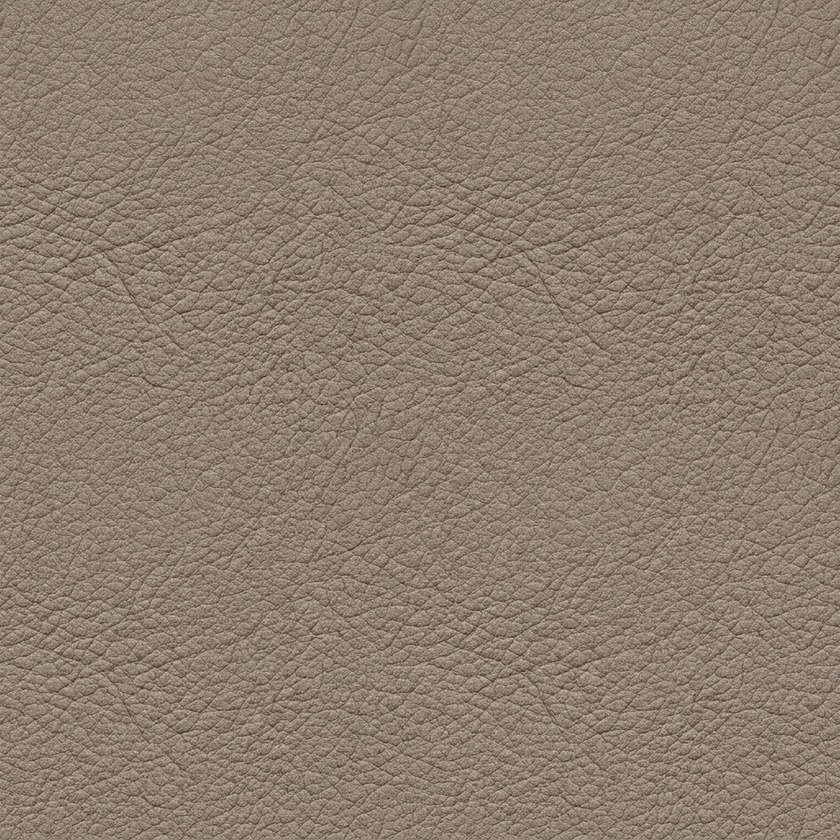
#> input picture textures/leather_albedo.jpg, 840 x 840 px, shrunk from 1024 x 1024 before the run, found by its file name
$ python generate_gray.py
#> lines starting #> are read from the running program, lines starting #| are printed output that depends on the picture
from PIL import Image, ImageEnhance

img = Image.open('/Users/tuananhpham/work/shopdongho/percent-3d-customizer/textures/leather_albedo.jpg').convert('L')

# Increase brightness and lower contrast so it serves as a good base for color tinting
enhancer = ImageEnhance.Brightness(img)
img = enhancer.enhance(1.5)
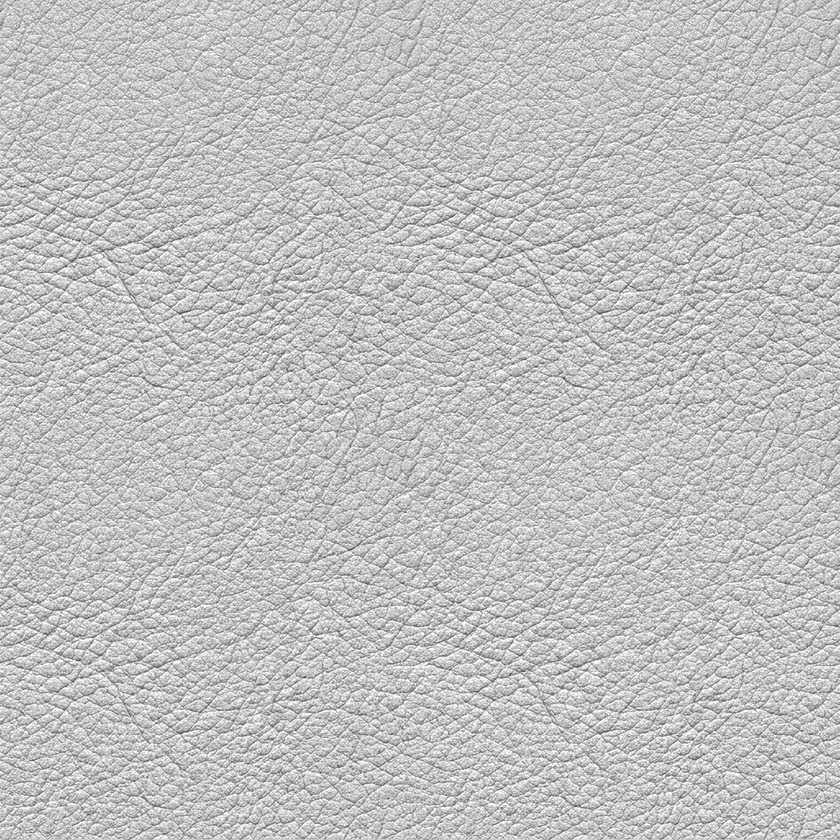
#> img: PIL image 840x840 L; min 55, max 255, mean 192.6

enhancer2 = ImageEnhance.Contrast(img)
img = enhancer2.enhance(0.5)

img.save('/Users/tuananhpham/work/shopdongho/percent-3d-customizer/textures/leather_grayscale.jpg')
